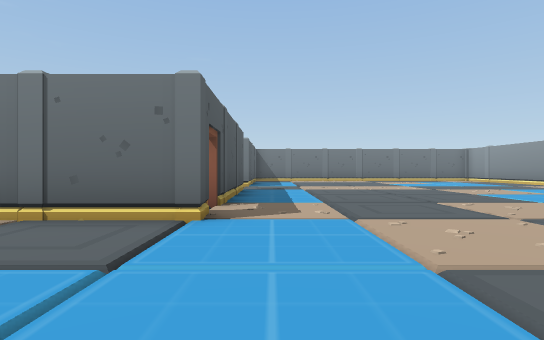
[1] (above)

17 first-person views from a walk through a 3-D level made in the Unity game engine. The camera is 1.3 m above the floor, looks level and sees 80° across. The floor is counted in squares, 2 m on a side. Each view is taken from the middle of a square. On the plan, view 1 faces up. The plan holds only what a view shows up to about 10 squares ahead; the rest is blank. The place goes on beyond the plan. The player character is not drawn.

[2]
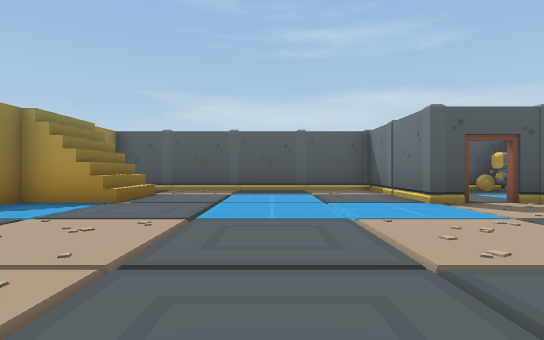

[3]
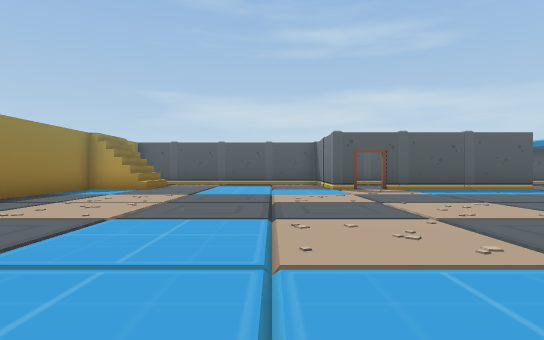

[4]
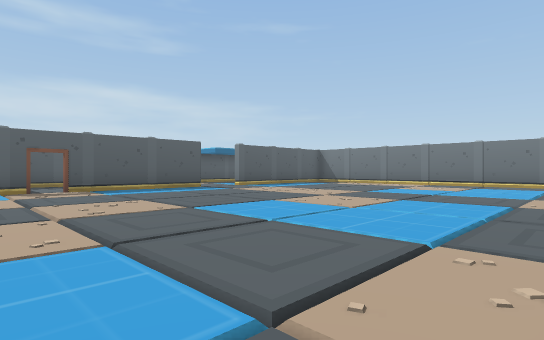

[5]
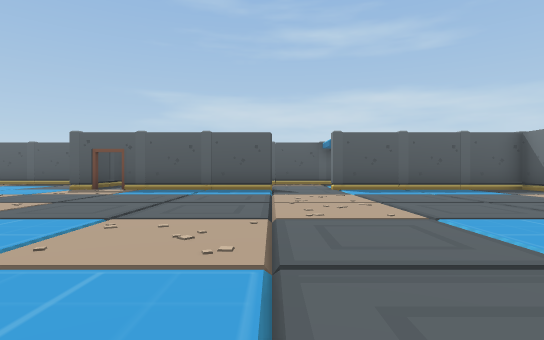

[6]
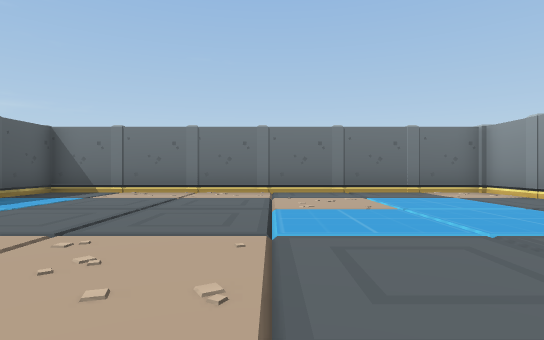

[7]
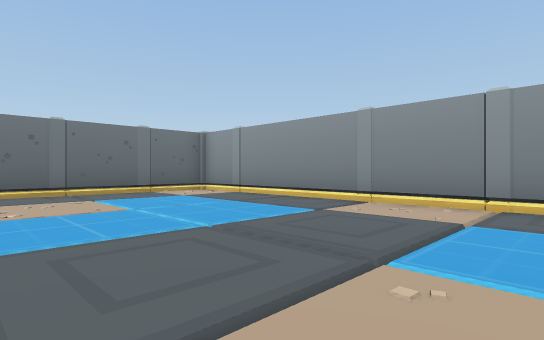

[8]
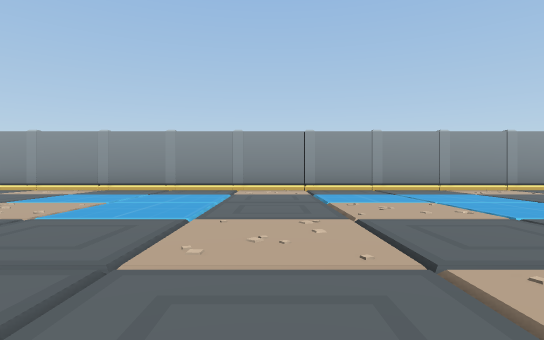

[9]
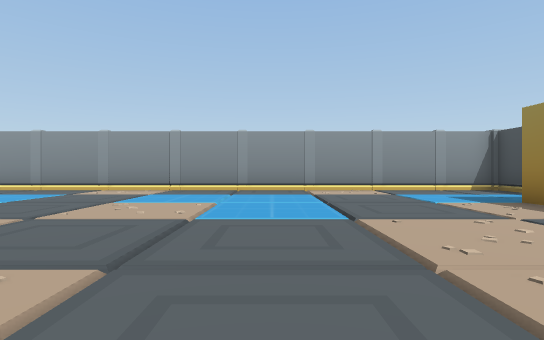

[10]
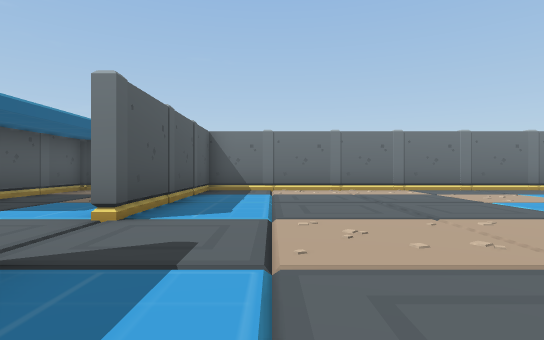

[11]
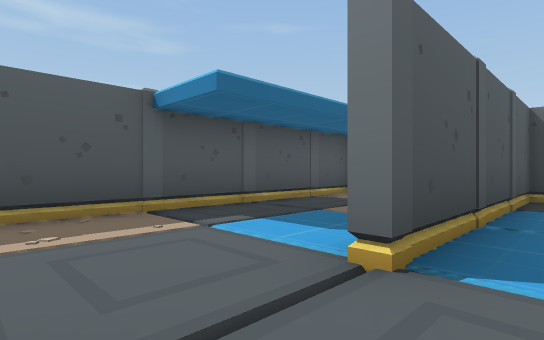

[12]
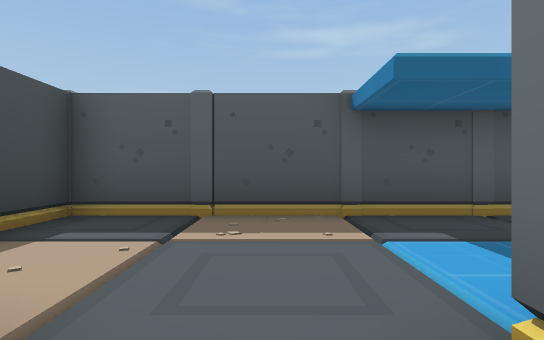

[13]
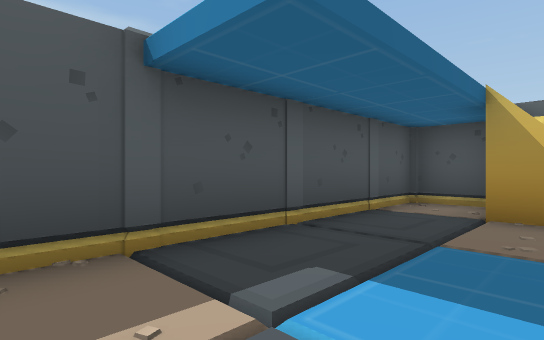

[14]
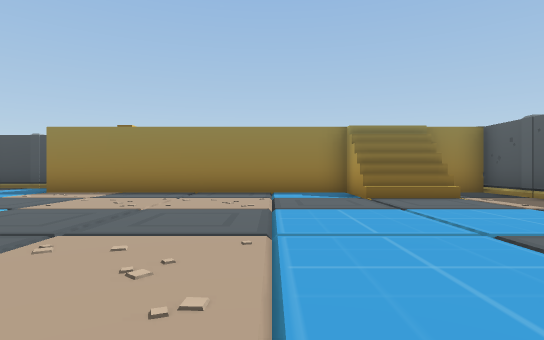

[15]
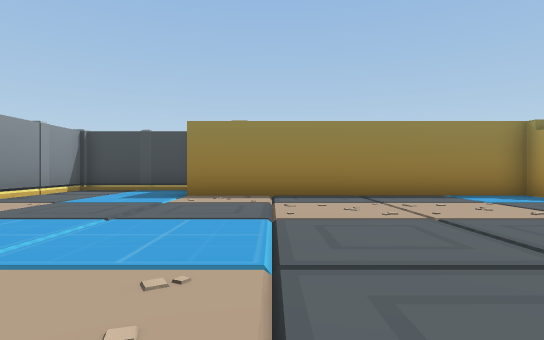

[16]
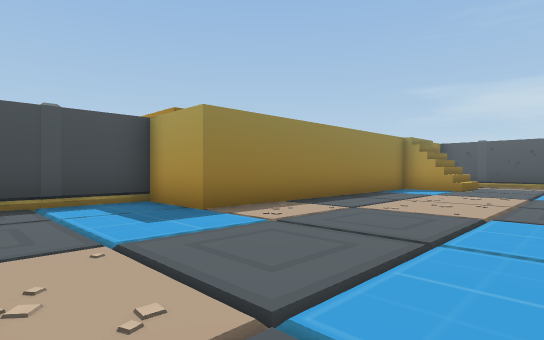

[17]
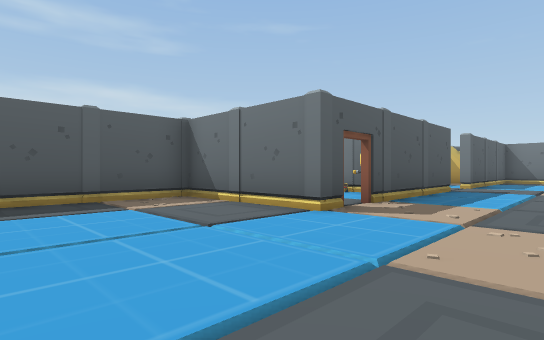

### Floor plan
Key: @ floor where view 1 was taken; # wall or solid block; x gap in a wall; . main floor; : floor 3.5 m higher than the main floor; / step, stairs or slope; = window, fence, low wall or low ledge; P pillar; O other object.
Columns run from 5 left of view 1 to 11 right of it. Each row starts with its distance up from view 1.
 18 ###=##P#P#P#P#PPP
 17 #.:##.......... #
 16 #.:#P...........P
 15 #...#...........#
 14 #...P...........#
 13 #...#...........#
 12 #...P...........P
 11 #...............#
 10 #...#...........P
  9 #...#...........#
  8 ##P#P...........P
  7 ## ##...........#
  6    .P...........P
  5    .x...........#
  4 # P#P...........P
  3 #...............#
  2 #...............P
  1 #...............#
  0 #....@..........P
 -1 #...............#
 -2 #.///...........P
 -3 #. //...........#
 -4  O  :O O O:O....P
 -5             ....#
 -6            O##P##
 -7            O
 -8            O

Positions as (right, up) in squares from view 1, and headings:
1: (0, 0), facing up
2: (5, 1), facing left
3: (9, 2), facing left
4: (10, 3), facing up-left
5: (9, 10), facing left
6: (5, 9), facing up
7: (5, 9), facing up-right
8: (1, 5), facing right
9: (1, 1), facing right
10: (1, 8), facing up
11: (0, 10), facing up-left
12: (0, 11), facing left
13: (-2, 11), facing up-left
14: (1, 5), facing down
15: (5, 4), facing down
16: (10, 1), facing down-left
17: (2, 0), facing up-left
